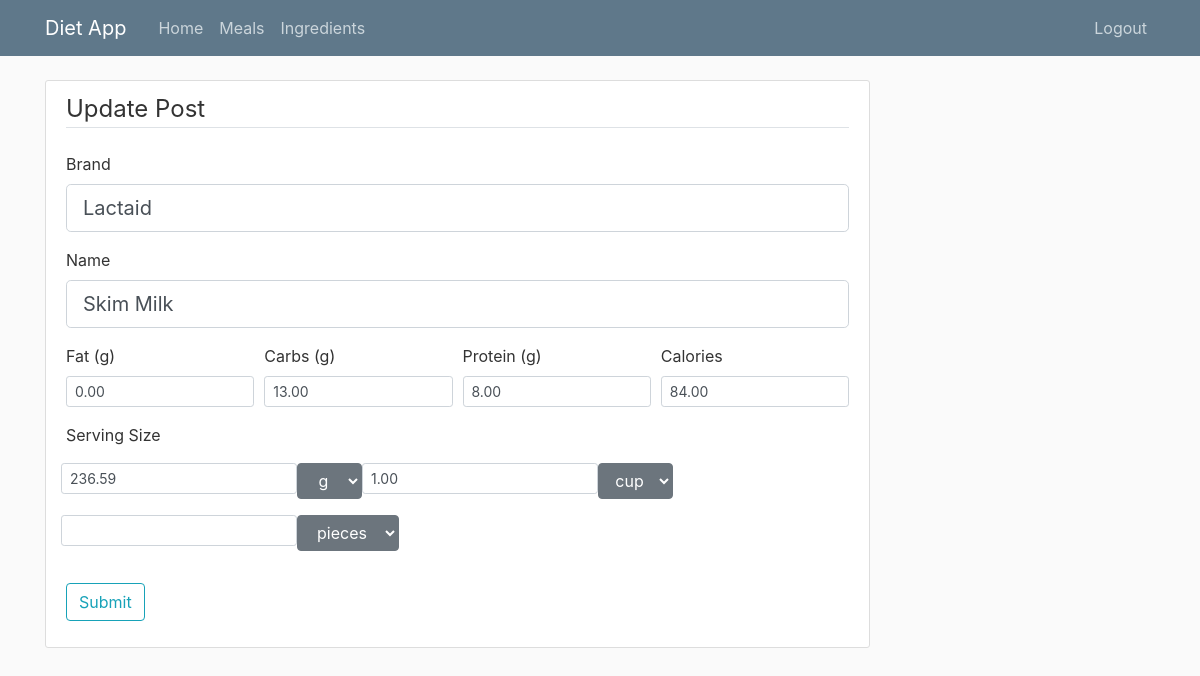
Before: /ingredients/1/update (signed in) with the older database file.
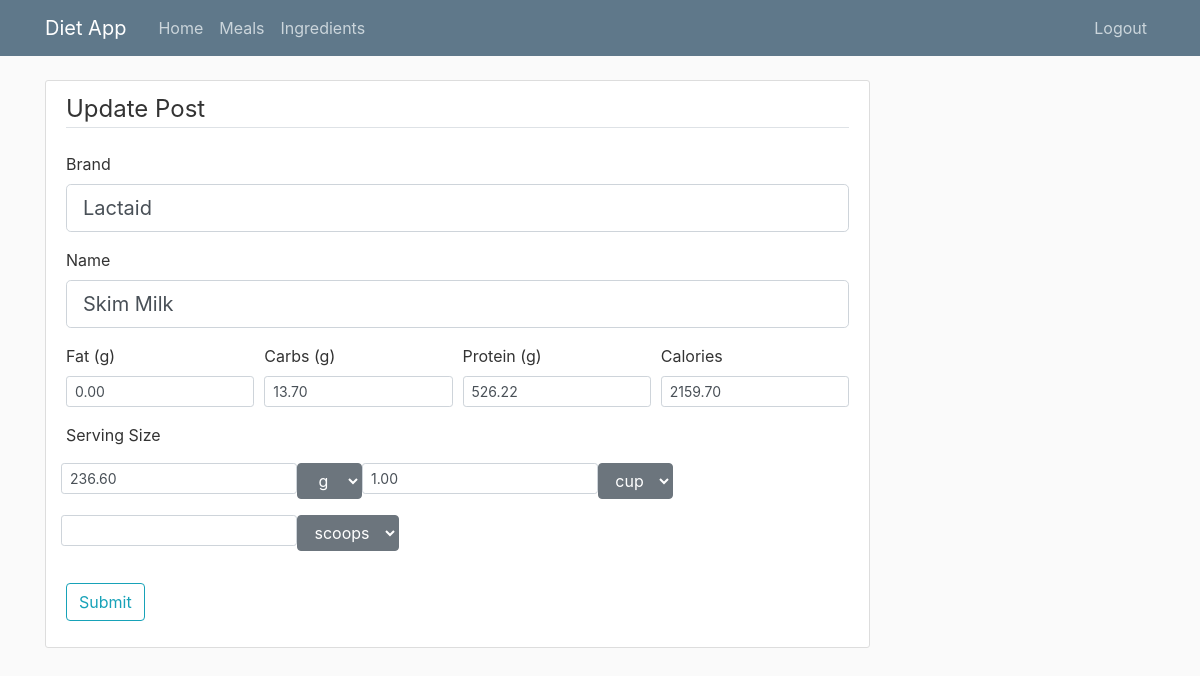
After: the same page with the newer database file.
### dietapp/models.py (models this page shows, shortened)
class Ingredients(db.Model):
    id = db.Column(db.Integer, primary_key = True)
    brand = db.Column(db.String(100), nullable = False)
    name = db.Column(db.String(100), nullable = False)
    date_created = db.Column(db.DateTime, nullable = False, default = datetime.utcnow )
    date_used = db.Column(db.DateTime)
    favorite = db.Column(db.Boolean, nullable = False, default=False)
    obsolete = db.Column(db.Boolean, nullable = False, default=False)
    protein = db.Column(db.Float, default = 0)
    carbs = db.Column(db.Float, default = 0)
    fat = db.Column(db.Float, default = 0)
    calories = db.Column(db.Float,default=0, nullable = False)
    serv_weight = db.Column(db.Float)
    serv_volume = db.Column(db.Float)
    serv_count = db.Column(db.Float)
    weight_unit_id = db.Column(db.Integer, db.ForeignKey('units.id'))
    volume_unit_id = db.Column(db.Integer, db.ForeignKey('units.id'))
    count_unit_id = db.Column(db.Integer, db.ForeignKey('units.id'))
    user_id = db.Column(db.Integer, db.ForeignKey('user.id'), nullable = False)

### dietapp/routes.py (the view)
@app.route("/ingredients/<int:ingredient_id>/update", methods=['GET','POST'])
@login_required
def update_ingredient(ingredient_id):
    ingredient = Ingredients.query.get_or_404(ingredient_id)
    if current_user != ingredient.author:
        abort(403)
    form = IngredientForm()
    form.drop_weight.choices = [(g.id, g.name) for g in Units.query.filter_by(unit_type_id=1).all()]
    form.drop_volume.choices = [(g.id, g.name) for g in Units.query.filter_by(unit_type_id=2).all()]
    form.drop_count.choices = [(g.id, g.name) for g in Units.query.filter_by(unit_type_id=3).all()]
    if form.validate_on_submit():
        fcn_update_ingredient(form, ingredient_id)
        flash('Ingredient has been updated', 'success')
        return redirect(url_for('update_ingredient',ingredient_id = ingredient.id))
    elif request.method == 'GET':
        form.brand.data = ingredient.brand
        form.name.data = ingredient.name
        form.fat.data = ingredient.fat
        form.carbs.data = ingredient.carbs
        form.protein.data = ingredient.protein
        form.calories.data = ingredient.calories
        form.serv_weight.data = ingredient.serv_weight
        form.serv_volume.data = ingredient.serv_volume
        form.serv_count.data = ingredient.serv_count
        form.drop_weight.data = ingredient.weight_unit_id
        form.drop_volume.data = ingredient.volume_unit_id
        form.drop_count.data = ingredient.count_unit_id
    return render_template('create_ingredient.html',title='Update Post',form=form, legend='Update Post')

### dietapp/forms.py (shortened to what this page needs)
class IngredientForm(FlaskForm):
    brand = StringField('Brand')
    name = StringField('Name', validators =[InputRequired()])
    fat = DecimalField('Fat (g)')
    carbs = DecimalField('Carbs (g)')
    protein = DecimalField('Protein (g)')
    calories = DecimalField('Calories', validators =[InputRequired()])
    serv_weight = DecimalField('Serving Size by Weight', validators =[Optional()])
    serv_volume = DecimalField('Serving Size by Volume', validators =[Optional()])
    serv_count = DecimalField('Serving Size by Count/Servings', validators =[Optional()])
    drop_weight = SelectField('Unit Weight', coerce=int)
    drop_volume = SelectField('Unit Volume', coerce=int)
    drop_count = SelectField('Unit Count', coerce=int)
    submit = SubmitField('Submit')

### dietapp/models.py (called while the page is built)
@login_manager.user_loader
def load_user(user_id):
    return User.query.get(int(user_id))

### dietapp/templates/create_ingredient.html (shortened to what the changed rows need)
{% extends "layout.html" %}
{% block content %}
    <div class="content-section">
        <form method="POST" action="">
            <fieldset class = "form-group">
                <div class ="form-group">
                    {{form.brand.label(class = "form-control-label")}}
                    {% if form.brand.errors %}
                        {{ form.brand(class="form-control form-contro-lg is-invalid")}}
                        <div class = invalid-feedback>
                            {% for error in form.brand.errors %}
                                <span>{{ error }}</span>
                            {% endfor %}
                        </div>
                    {% else %}
                        {{form.brand(class = "form-control form-control-lg")}}
                    {% endif %}
                </div>
                <div class ="form-group">
                    {{form.name.label(class = "form-control-label")}}
                    {% if form.name.errors %}
                        {{ form.name(class="form-control form-contro-lg is-invalid")}}
                        <div class = invalid-feedback>
                            {% for error in form.name.errors %}
                                <span>{{ error }}</span>
                            {% endfor %}
                        </div>
                    {% else %}
                        {{form.name(class = "form-control form-control-lg")}}
                    {% endif %}
                </div>
                <div class="form-row">
                    <div class ="form-group col-md-3">
                        {{form.fat.label(class = "form-control-label")}}
                        {% if form.fat.errors %}
                            {{ form.fat(class="form-control form-contro-sm is-invalid")}}
                            <div class = invalid-feedback>
                                {% for error in form.fat.errors %}
                                    <span>{{ error }}</span>
                                {% endfor %}
                            </div>
                        {% else %}
                            {{form.fat(class = "form-control form-control-sm")}}
                        {% endif %}
                    </div>
                    <div class ="form-group col-md-3">
                        {{form.carbs.label(class = "form-control-label")}}
                        {% if form.carbs.errors %}
                            {{ form.carbs(class="form-control form-contro-sm is-invalid")}}
                            <div class = invalid-feedback>
                                {% for error in form.carbs.errors %}
                                    <span>{{ error }}</span>
                                {% endfor %}
                            </div>
                        {% else %}
                            {{form.carbs(class = "form-control form-control-sm")}}
                        {% endif %}
                    </div>
                    <div class ="form-group col-md-3">
                        {{form.protein.label(class = "form-control-label")}}
                        {% if form.protein.errors %}
                            {{ form.protein(class="form-control form-contro-sm is-invalid")}}
                            <div class = invalid-feedback>
                                {% for error in form.protein.errors %}
                                    <span>{{ error }}</span>
                                {% endfor %}
                            </div>
                        {% else %}
                            {{form.protein(class = "form-control form-control-sm")}}
                        {% endif %}
                    </div>
                    <div class ="form-group col-md-3">
                        {{form.calories.label(class = "form-control-label")}}
                        {% if form.calories.errors %}
                            {{ form.calories(class="form-control form-contro-sm is-invalid")}}
                            <div class = invalid-feedback>
                                {% for error in form.calories.errors %}
                                    <span>{{ error }}</span>
                                {% endfor %}
                            </div>
                        {% else %}
                            {{form.calories(class = "form-control form-control-sm")}}
                        {% endif %}
                    </div>
                </div>
                <div class="form-row">
                    <div class ="form-group">
                        {% if form.serv_weight.errors %}
                            {{ form.serv_weight(class="form-control form-contro-sm is-invalid")}}
                            <div class = invalid-feedback>
                                {% for error in form.serv_weight.errors %}
                                    <span>{{ error }}</span>
                                {% endfor %}
                            </div>
                        {% else %}
                            {{form.serv_weight(class = "form-control form-control-sm")}}
                        {% endif %}
                    </div>
                    <div class ="form-group">
                        {% if form.serv_volume.errors %}
                            {{ form.serv_volume(class="form-control form-contro-sm is-invalid")}}
                            <div class = invalid-feedback>
                                {% for error in form.serv_volume.errors %}
                                    <span>{{ error }}</span>
                                {% endfor %}
                            </div>
                        {% else %}
                            {{form.serv_volume(class = "form-control form-control-sm")}}
                        {% endif %}
                    </div>
                    <div class ="form-group">
                        {% if form.serv_count.errors %}
                            {{ form.serv_count(class="form-control form-contro-sm is-invalid")}}
                            <div class = invalid-feedback>
                                {% for error in form.serv_count.errors %}
                                    <span>{{ error }}</span>
                                {% endfor %}
                            </div>
                        {% else %}
                            {{form.serv_count(class = "form-control form-control-sm")}}
                        {% endif %}
                    </div>
                    <div class ="form-group">
                        {% if form.drop_count.errors %}
                            {{ form.drop_count(class="form-control form-contro-sm is-invalid")}}
                            <div class = invalid-feedback>
                                {% for error in form.drop_count.errors %}
                                    <span>{{ error }}</span>
                                {% endfor %}
                            </div>
                        {% else %}
                            {{form.drop_count(class = "btn btn-secondary dropdown-toggle")}}
                        {% endif %}
                    </div>
                </div>
            </fieldset>
        </form>
    </div>
{% endblock content %}

Changed rows visible on the page:
changed Ingredients "Lactaid": carbs "13.00" → "13.70"; protein "8.00" → "526.22"; calories "84.00" → "2159.70"; serv_weight "236.59" → "236.60"
Other visible differences:
form field drop_count: "pieces" → "scoops"
